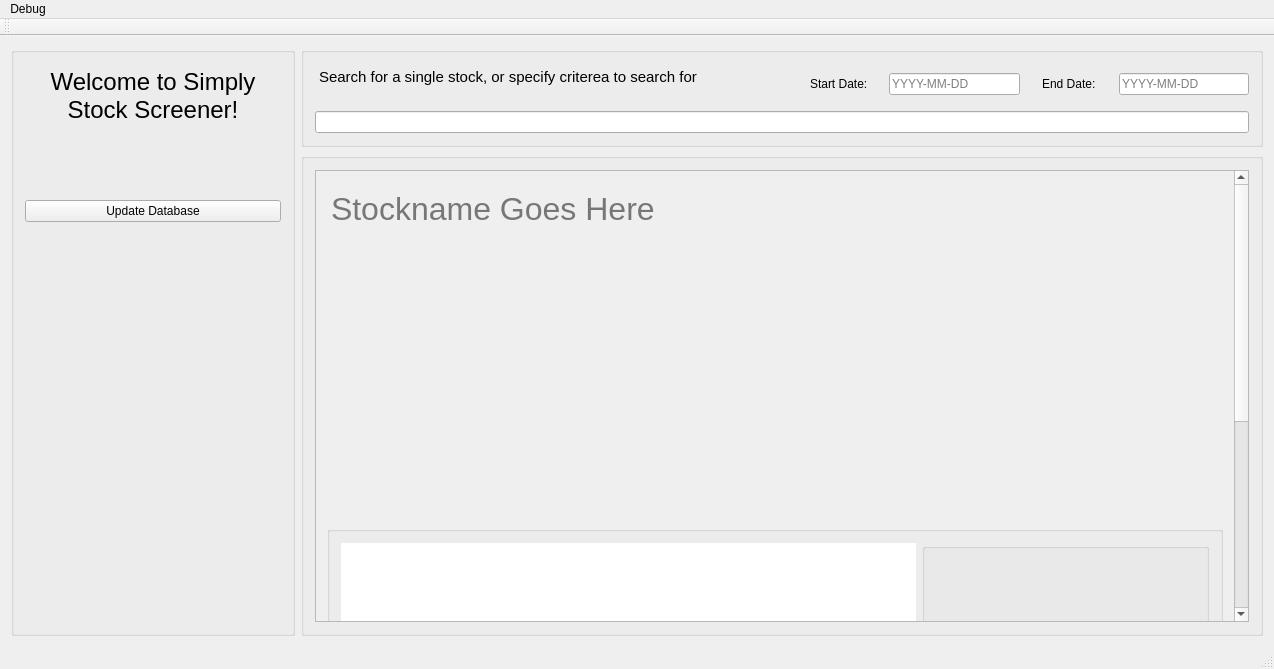
<?xml version="1.0" encoding="UTF-8"?>
<ui version="4.0">
 <class>MainWindow</class>
 <widget class="QMainWindow" name="MainWindow">
  <property name="geometry">
   <rect>
    <x>0</x>
    <y>0</y>
    <width>1274</width>
    <height>669</height>
   </rect>
  </property>
  <property name="windowTitle">
   <string>MainWindow</string>
  </property>
  <widget class="QWidget" name="centralWidget">
   <layout class="QGridLayout" name="gridLayout" rowstretch="0,0,0" columnstretch="0,0,0">
    <item row="1" column="0" rowspan="2" colspan="2">
     <widget class="QGroupBox" name="sidebargroupbox">
      <property name="baseSize">
       <size>
        <width>0</width>
        <height>0</height>
       </size>
      </property>
      <property name="title">
       <string/>
      </property>
      <layout class="QVBoxLayout" name="verticalLayout" stretch="2,0,9">
       <item>
        <widget class="QTextEdit" name="textEdit_2">
         <property name="minimumSize">
          <size>
           <width>185</width>
           <height>130</height>
          </size>
         </property>
         <property name="styleSheet">
          <string notr="true"> background-color: rgba(0, 0, 0, 0);border: transparent;</string>
         </property>
         <property name="readOnly">
          <bool>true</bool>
         </property>
         <property name="html">
          <string>&lt;!DOCTYPE HTML PUBLIC &quot;-//W3C//DTD HTML 4.0//EN&quot; &quot;http://www.w3.org/TR/REC-html40/strict.dtd&quot;&gt;
&lt;html&gt;&lt;head&gt;&lt;meta name=&quot;qrichtext&quot; content=&quot;1&quot; /&gt;&lt;style type=&quot;text/css&quot;&gt;
p, li { white-space: pre-wrap; }
&lt;/style&gt;&lt;/head&gt;&lt;body style=&quot; font-family:'MS Shell Dlg 2'; font-size:8.25pt; font-weight:400; font-style:normal;&quot;&gt;
&lt;p align=&quot;center&quot; style=&quot; margin-top:0px; margin-bottom:0px; margin-left:0px; margin-right:0px; -qt-block-indent:0; text-indent:0px;&quot;&gt;&lt;span style=&quot; font-size:18pt;&quot;&gt;Welcome to Simply Stock Screener!&lt;/span&gt;&lt;/p&gt;&lt;/body&gt;&lt;/html&gt;</string>
         </property>
        </widget>
       </item>
       <item>
        <widget class="QPushButton" name="updatebutton">
         <property name="text">
          <string>Update Database</string>
         </property>
        </widget>
       </item>
       <item>
        <spacer name="verticalSpacer">
         <property name="orientation">
          <enum>Qt::Vertical</enum>
         </property>
         <property name="sizeHint" stdset="0">
          <size>
           <width>20</width>
           <height>40</height>
          </size>
         </property>
        </spacer>
       </item>
      </layout>
     </widget>
    </item>
    <item row="2" column="2">
     <widget class="QGroupBox" name="displaygroupbox">
      <property name="baseSize">
       <size>
        <width>0</width>
        <height>0</height>
       </size>
      </property>
      <property name="title">
       <string/>
      </property>
      <layout class="QGridLayout" name="gridLayout_2">
       <property name="leftMargin">
        <number>0</number>
       </property>
       <property name="topMargin">
        <number>0</number>
       </property>
       <property name="rightMargin">
        <number>0</number>
       </property>
       <property name="bottomMargin">
        <number>0</number>
       </property>
       <item row="1" column="0">
        <widget class="QStackedWidget" name="pageswitcher">
         <property name="styleSheet">
          <string notr="true"/>
         </property>
         <widget class="QWidget" name="singleview">
          <layout class="QGridLayout" name="gridLayout_4" rowstretch="2">
           <item row="0" column="0">
            <widget class="QScrollArea" name="singleviewscrollarea">
             <property name="autoFillBackground">
              <bool>false</bool>
             </property>
             <property name="styleSheet">
              <string notr="true"/>
             </property>
             <property name="sizeAdjustPolicy">
              <enum>QAbstractScrollArea::AdjustIgnored</enum>
             </property>
             <property name="widgetResizable">
              <bool>true</bool>
             </property>
             <widget class="QWidget" name="scrollAreaWidgetContents_2">
              <property name="geometry">
               <rect>
                <x>0</x>
                <y>-64</y>
                <width>952</width>
                <height>775</height>
               </rect>
              </property>
              <property name="autoFillBackground">
               <bool>true</bool>
              </property>
              <property name="styleSheet">
               <string notr="true"/>
              </property>
              <layout class="QVBoxLayout" name="verticalLayout_2" stretch="0,0,0,0">
               <item>
                <widget class="QTextEdit" name="stockname">
                 <property name="sizePolicy">
                  <sizepolicy hsizetype="Expanding" vsizetype="Fixed">
                   <horstretch>0</horstretch>
                   <verstretch>0</verstretch>
                  </sizepolicy>
                 </property>
                 <property name="minimumSize">
                  <size>
                   <width>0</width>
                   <height>60</height>
                  </size>
                 </property>
                 <property name="maximumSize">
                  <size>
                   <width>16777215</width>
                   <height>50</height>
                  </size>
                 </property>
                 <property name="font">
                  <font>
                   <pointsize>24</pointsize>
                  </font>
                 </property>
                 <property name="styleSheet">
                  <string notr="true"> background-color: rgba(0, 0, 0, 0);border: transparent;</string>
                 </property>
                 <property name="readOnly">
                  <bool>true</bool>
                 </property>
                 <property name="html">
                  <string>&lt;!DOCTYPE HTML PUBLIC &quot;-//W3C//DTD HTML 4.0//EN&quot; &quot;http://www.w3.org/TR/REC-html40/strict.dtd&quot;&gt;
&lt;html&gt;&lt;head&gt;&lt;meta name=&quot;qrichtext&quot; content=&quot;1&quot; /&gt;&lt;style type=&quot;text/css&quot;&gt;
p, li { white-space: pre-wrap; }
&lt;/style&gt;&lt;/head&gt;&lt;body style=&quot; font-family:'MS Shell Dlg 2'; font-size:24pt; font-weight:400; font-style:normal;&quot;&gt;
&lt;p style=&quot;-qt-paragraph-type:empty; margin-top:0px; margin-bottom:0px; margin-left:0px; margin-right:0px; -qt-block-indent:0; text-indent:0px; font-size:8.25pt;&quot;&gt;&lt;br /&gt;&lt;/p&gt;&lt;/body&gt;&lt;/html&gt;</string>
                 </property>
                 <property name="placeholderText">
                  <string>Stockname Goes Here</string>
                 </property>
                </widget>
               </item>
               <item>
                <widget class="QGroupBox" name="currentdatatablebox">
                 <property name="minimumSize">
                  <size>
                   <width>0</width>
                   <height>0</height>
                  </size>
                 </property>
                 <property name="styleSheet">
                  <string notr="true">border: transparent</string>
                 </property>
                 <property name="title">
                  <string/>
                 </property>
                 <layout class="QHBoxLayout" name="horizontalLayout" stretch="1,1">
                  <item>
                   <widget class="QTableWidget" name="currentdatatable1">
                    <property name="minimumSize">
                     <size>
                      <width>0</width>
                      <height>250</height>
                     </size>
                    </property>
                    <property name="focusPolicy">
                     <enum>Qt::NoFocus</enum>
                    </property>
                    <property name="styleSheet">
                     <string notr="true"> background-color: rgba(0, 0, 0, 0);border: transparent;</string>
                    </property>
                    <property name="verticalScrollBarPolicy">
                     <enum>Qt::ScrollBarAlwaysOff</enum>
                    </property>
                    <property name="horizontalScrollBarPolicy">
                     <enum>Qt::ScrollBarAlwaysOff</enum>
                    </property>
                    <property name="sizeAdjustPolicy">
                     <enum>QAbstractScrollArea::AdjustToContents</enum>
                    </property>
                    <property name="autoScroll">
                     <bool>false</bool>
                    </property>
                    <property name="editTriggers">
                     <set>QAbstractItemView::NoEditTriggers</set>
                    </property>
                    <property name="tabKeyNavigation">
                     <bool>false</bool>
                    </property>
                    <property name="showDropIndicator" stdset="0">
                     <bool>false</bool>
                    </property>
                    <property name="dragDropOverwriteMode">
                     <bool>false</bool>
                    </property>
                    <property name="selectionMode">
                     <enum>QAbstractItemView::NoSelection</enum>
                    </property>
                    <property name="selectionBehavior">
                     <enum>QAbstractItemView::SelectItems</enum>
                    </property>
                    <property name="textElideMode">
                     <enum>Qt::ElideRight</enum>
                    </property>
                    <property name="showGrid">
                     <bool>false</bool>
                    </property>
                    <property name="gridStyle">
                     <enum>Qt::NoPen</enum>
                    </property>
                    <property name="cornerButtonEnabled">
                     <bool>false</bool>
                    </property>
                    <property name="rowCount">
                     <number>9</number>
                    </property>
                    <property name="columnCount">
                     <number>2</number>
                    </property>
                    <attribute name="horizontalHeaderVisible">
                     <bool>false</bool>
                    </attribute>
                    <attribute name="horizontalHeaderHighlightSections">
                     <bool>false</bool>
                    </attribute>
                    <attribute name="horizontalHeaderStretchLastSection">
                     <bool>false</bool>
                    </attribute>
                    <attribute name="verticalHeaderVisible">
                     <bool>false</bool>
                    </attribute>
                    <attribute name="verticalHeaderHighlightSections">
                     <bool>false</bool>
                    </attribute>
                    <row/>
                    <row/>
                    <row/>
                    <row/>
                    <row/>
                    <row/>
                    <row/>
                    <row/>
                    <row/>
                    <column/>
                    <column/>
                   </widget>
                  </item>
                  <item>
                   <widget class="QTableWidget" name="currentdatatable2">
                    <property name="minimumSize">
                     <size>
                      <width>0</width>
                      <height>250</height>
                     </size>
                    </property>
                    <property name="focusPolicy">
                     <enum>Qt::NoFocus</enum>
                    </property>
                    <property name="layoutDirection">
                     <enum>Qt::LeftToRight</enum>
                    </property>
                    <property name="styleSheet">
                     <string notr="true"> background-color: rgba(0, 0, 0, 0);border: transparent;</string>
                    </property>
                    <property name="verticalScrollBarPolicy">
                     <enum>Qt::ScrollBarAlwaysOff</enum>
                    </property>
                    <property name="horizontalScrollBarPolicy">
                     <enum>Qt::ScrollBarAlwaysOff</enum>
                    </property>
                    <property name="sizeAdjustPolicy">
                     <enum>QAbstractScrollArea::AdjustToContents</enum>
                    </property>
                    <property name="autoScroll">
                     <bool>false</bool>
                    </property>
                    <property name="editTriggers">
                     <set>QAbstractItemView::NoEditTriggers</set>
                    </property>
                    <property name="tabKeyNavigation">
                     <bool>false</bool>
                    </property>
                    <property name="showDropIndicator" stdset="0">
                     <bool>false</bool>
                    </property>
                    <property name="dragDropOverwriteMode">
                     <bool>false</bool>
                    </property>
                    <property name="selectionMode">
                     <enum>QAbstractItemView::NoSelection</enum>
                    </property>
                    <property name="selectionBehavior">
                     <enum>QAbstractItemView::SelectItems</enum>
                    </property>
                    <property name="textElideMode">
                     <enum>Qt::ElideRight</enum>
                    </property>
                    <property name="showGrid">
                     <bool>false</bool>
                    </property>
                    <property name="gridStyle">
                     <enum>Qt::NoPen</enum>
                    </property>
                    <property name="cornerButtonEnabled">
                     <bool>false</bool>
                    </property>
                    <property name="rowCount">
                     <number>9</number>
                    </property>
                    <property name="columnCount">
                     <number>2</number>
                    </property>
                    <attribute name="horizontalHeaderVisible">
                     <bool>false</bool>
                    </attribute>
                    <attribute name="horizontalHeaderHighlightSections">
                     <bool>false</bool>
                    </attribute>
                    <attribute name="horizontalHeaderStretchLastSection">
                     <bool>false</bool>
                    </attribute>
                    <attribute name="verticalHeaderVisible">
                     <bool>false</bool>
                    </attribute>
                    <attribute name="verticalHeaderCascadingSectionResizes">
                     <bool>false</bool>
                    </attribute>
                    <attribute name="verticalHeaderHighlightSections">
                     <bool>false</bool>
                    </attribute>
                    <row/>
                    <row/>
                    <row/>
                    <row/>
                    <row/>
                    <row/>
                    <row/>
                    <row/>
                    <row/>
                    <column/>
                    <column/>
                   </widget>
                  </item>
                 </layout>
                </widget>
               </item>
               <item>
                <widget class="QGroupBox" name="groupBox">
                 <property name="title">
                  <string/>
                 </property>
                 <layout class="QHBoxLayout" name="horizontalLayout_2" stretch="8,4">
                  <item>
                   <widget class="QChartView" name="currentQcharts">
                    <property name="minimumSize">
                     <size>
                      <width>0</width>
                      <height>300</height>
                     </size>
                    </property>
                    <property name="styleSheet">
                     <string notr="true">border: transparent</string>
                    </property>
                   </widget>
                  </item>
                  <item>
                   <widget class="QGroupBox" name="groupBox">
                    <property name="styleSheet">
                     <string notr="true"/>
                    </property>
                    <layout class="QGridLayout" name="gridLayout_5">
                     <item row="0" column="1">
                      <widget class="QPushButton" name="sixmonthsbutton">
                       <property name="minimumSize">
                        <size>
                         <width>0</width>
                         <height>20</height>
                        </size>
                       </property>
                       <property name="autoFillBackground">
                        <bool>false</bool>
                       </property>
                       <property name="styleSheet">
                        <string notr="true"/>
                       </property>
                       <property name="text">
                        <string>6 Months</string>
                       </property>
                      </widget>
                     </item>
                     <item row="1" column="1">
                      <widget class="QPushButton" name="alltimebutton">
                       <property name="minimumSize">
                        <size>
                         <width>0</width>
                         <height>20</height>
                        </size>
                       </property>
                       <property name="text">
                        <string>All Time</string>
                       </property>
                      </widget>
                     </item>
                     <item row="1" column="0">
                      <widget class="QPushButton" name="oneyearbutton">
                       <property name="minimumSize">
                        <size>
                         <width>0</width>
                         <height>20</height>
                        </size>
                       </property>
                       <property name="text">
                        <string>1 Year</string>
                       </property>
                       <property name="autoDefault">
                        <bool>false</bool>
                       </property>
                       <property name="default">
                        <bool>false</bool>
                       </property>
                      </widget>
                     </item>
                     <item row="0" column="0">
                      <widget class="QPushButton" name="onemonthbutton">
                       <property name="minimumSize">
                        <size>
                         <width>0</width>
                         <height>20</height>
                        </size>
                       </property>
                       <property name="autoFillBackground">
                        <bool>false</bool>
                       </property>
                       <property name="text">
                        <string>1 Month</string>
                       </property>
                      </widget>
                     </item>
                    </layout>
                   </widget>
                  </item>
                 </layout>
                </widget>
               </item>
               <item>
                <widget class="QGroupBox" name="historicaldatabox">
                 <property name="title">
                  <string/>
                 </property>
                 <layout class="QHBoxLayout" name="horizontalLayout_4">
                  <item>
                   <widget class="QTableWidget" name="historicaldatatable">
                    <property name="verticalScrollBarPolicy">
                     <enum>Qt::ScrollBarAlwaysOff</enum>
                    </property>
                    <property name="horizontalScrollBarPolicy">
                     <enum>Qt::ScrollBarAlwaysOff</enum>
                    </property>
                    <property name="sizeAdjustPolicy">
                     <enum>QAbstractScrollArea::AdjustIgnored</enum>
                    </property>
                    <property name="autoScroll">
                     <bool>false</bool>
                    </property>
                    <property name="editTriggers">
                     <set>QAbstractItemView::NoEditTriggers</set>
                    </property>
                    <property name="tabKeyNavigation">
                     <bool>false</bool>
                    </property>
                    <property name="showDropIndicator" stdset="0">
                     <bool>false</bool>
                    </property>
                    <property name="dragDropOverwriteMode">
                     <bool>false</bool>
                    </property>
                    <property name="selectionMode">
                     <enum>QAbstractItemView::NoSelection</enum>
                    </property>
                    <property name="showGrid">
                     <bool>false</bool>
                    </property>
                    <property name="gridStyle">
                     <enum>Qt::NoPen</enum>
                    </property>
                    <property name="cornerButtonEnabled">
                     <bool>false</bool>
                    </property>
                    <property name="columnCount">
                     <number>2</number>
                    </property>
                    <attribute name="horizontalHeaderVisible">
                     <bool>false</bool>
                    </attribute>
                    <attribute name="horizontalHeaderHighlightSections">
                     <bool>false</bool>
                    </attribute>
                    <attribute name="verticalHeaderVisible">
                     <bool>false</bool>
                    </attribute>
                    <attribute name="verticalHeaderHighlightSections">
                     <bool>false</bool>
                    </attribute>
                    <column/>
                    <column/>
                   </widget>
                  </item>
                 </layout>
                </widget>
               </item>
              </layout>
             </widget>
            </widget>
           </item>
          </layout>
         </widget>
         <widget class="QWidget" name="listview">
          <layout class="QVBoxLayout" name="verticalLayout_3">
           <item>
            <widget class="QTextEdit" name="searchresults">
             <property name="sizePolicy">
              <sizepolicy hsizetype="Expanding" vsizetype="Fixed">
               <horstretch>0</horstretch>
               <verstretch>0</verstretch>
              </sizepolicy>
             </property>
             <property name="minimumSize">
              <size>
               <width>0</width>
               <height>50</height>
              </size>
             </property>
             <property name="maximumSize">
              <size>
               <width>16777215</width>
               <height>50</height>
              </size>
             </property>
             <property name="font">
              <font>
               <pointsize>12</pointsize>
              </font>
             </property>
             <property name="styleSheet">
              <string notr="true"> background-color: rgba(0, 0, 0, 0);border: transparent;</string>
             </property>
             <property name="readOnly">
              <bool>true</bool>
             </property>
             <property name="placeholderText">
              <string>Search Results for:</string>
             </property>
            </widget>
           </item>
           <item>
            <widget class="QListWidget" name="resultslist">
             <property name="styleSheet">
              <string notr="true"> background-color: rgba(0, 0, 0, 0);border: transparent;</string>
             </property>
             <property name="editTriggers">
              <set>QAbstractItemView::NoEditTriggers</set>
             </property>
             <property name="showDropIndicator" stdset="0">
              <bool>false</bool>
             </property>
             <property name="itemAlignment">
              <set>Qt::AlignLeading</set>
             </property>
            </widget>
           </item>
          </layout>
         </widget>
        </widget>
       </item>
      </layout>
     </widget>
    </item>
    <item row="1" column="2">
     <widget class="QGroupBox" name="searchbargroupbox">
      <property name="maximumSize">
       <size>
        <width>16777215</width>
        <height>100</height>
       </size>
      </property>
      <property name="baseSize">
       <size>
        <width>0</width>
        <height>0</height>
       </size>
      </property>
      <property name="title">
       <string/>
      </property>
      <layout class="QGridLayout" name="gridLayout_3" rowstretch="1,0" columnstretch="2,0">
       <item row="1" column="0" colspan="2">
        <widget class="QLineEdit" name="searchbar">
         <property name="sizePolicy">
          <sizepolicy hsizetype="Expanding" vsizetype="Expanding">
           <horstretch>0</horstretch>
           <verstretch>0</verstretch>
          </sizepolicy>
         </property>
         <property name="maximumSize">
          <size>
           <width>16777215</width>
           <height>30</height>
          </size>
         </property>
        </widget>
       </item>
       <item row="0" column="0">
        <widget class="QTextEdit" name="textEdit">
         <property name="sizePolicy">
          <sizepolicy hsizetype="Expanding" vsizetype="Expanding">
           <horstretch>0</horstretch>
           <verstretch>0</verstretch>
          </sizepolicy>
         </property>
         <property name="minimumSize">
          <size>
           <width>475</width>
           <height>60</height>
          </size>
         </property>
         <property name="maximumSize">
          <size>
           <width>450</width>
           <height>45</height>
          </size>
         </property>
         <property name="sizeIncrement">
          <size>
           <width>0</width>
           <height>0</height>
          </size>
         </property>
         <property name="baseSize">
          <size>
           <width>0</width>
           <height>0</height>
          </size>
         </property>
         <property name="autoFillBackground">
          <bool>false</bool>
         </property>
         <property name="styleSheet">
          <string notr="true"> background-color: rgba(0, 0, 0, 0);border: transparent;</string>
         </property>
         <property name="readOnly">
          <bool>true</bool>
         </property>
         <property name="html">
          <string>&lt;!DOCTYPE HTML PUBLIC &quot;-//W3C//DTD HTML 4.0//EN&quot; &quot;http://www.w3.org/TR/REC-html40/strict.dtd&quot;&gt;
&lt;html&gt;&lt;head&gt;&lt;meta name=&quot;qrichtext&quot; content=&quot;1&quot; /&gt;&lt;style type=&quot;text/css&quot;&gt;
p, li { white-space: pre-wrap; }
&lt;/style&gt;&lt;/head&gt;&lt;body style=&quot; font-family:'MS Shell Dlg 2'; font-size:8.25pt; font-weight:400; font-style:normal;&quot;&gt;
&lt;p style=&quot; margin-top:0px; margin-bottom:0px; margin-left:0px; margin-right:0px; -qt-block-indent:0; text-indent:0px;&quot;&gt;&lt;span style=&quot; font-size:11pt;&quot;&gt;Search for a single stock, or specify criterea to search for&lt;/span&gt;&lt;/p&gt;&lt;/body&gt;&lt;/html&gt;</string>
         </property>
        </widget>
       </item>
       <item row="0" column="1">
        <layout class="QHBoxLayout" name="horizontalLayout_3" stretch="2,3,2,3">
         <item>
          <widget class="QLineEdit" name="lineEdit">
           <property name="styleSheet">
            <string notr="true"> background-color: rgba(0, 0, 0, 0);border: transparent;</string>
           </property>
           <property name="text">
            <string>Start Date:</string>
           </property>
           <property name="alignment">
            <set>Qt::AlignCenter</set>
           </property>
           <property name="readOnly">
            <bool>true</bool>
           </property>
          </widget>
         </item>
         <item>
          <widget class="QLineEdit" name="startdate">
           <property name="placeholderText">
            <string>YYYY-MM-DD</string>
           </property>
          </widget>
         </item>
         <item>
          <widget class="QLineEdit" name="lineEdit_4">
           <property name="styleSheet">
            <string notr="true"> background-color: rgba(0, 0, 0, 0);border: transparent;</string>
           </property>
           <property name="text">
            <string>End Date:</string>
           </property>
           <property name="alignment">
            <set>Qt::AlignCenter</set>
           </property>
           <property name="readOnly">
            <bool>true</bool>
           </property>
          </widget>
         </item>
         <item>
          <widget class="QLineEdit" name="enddate">
           <property name="placeholderText">
            <string>YYYY-MM-DD</string>
           </property>
          </widget>
         </item>
        </layout>
       </item>
      </layout>
     </widget>
    </item>
   </layout>
  </widget>
  <widget class="QMenuBar" name="menuBar">
   <property name="geometry">
    <rect>
     <x>0</x>
     <y>0</y>
     <width>1274</width>
     <height>21</height>
    </rect>
   </property>
   <widget class="QMenu" name="menuDebug">
    <property name="title">
     <string>Debug</string>
    </property>
    <addaction name="actionSingleview"/>
    <addaction name="actionListview"/>
   </widget>
   <addaction name="menuDebug"/>
  </widget>
  <widget class="QToolBar" name="mainToolBar">
   <attribute name="toolBarArea">
    <enum>TopToolBarArea</enum>
   </attribute>
   <attribute name="toolBarBreak">
    <bool>false</bool>
   </attribute>
  </widget>
  <widget class="QStatusBar" name="statusBar"/>
  <action name="actionSingleview">
   <property name="text">
    <string>Singleview</string>
   </property>
  </action>
  <action name="actionListview">
   <property name="text">
    <string>Listview</string>
   </property>
  </action>
 </widget>
 <layoutdefault spacing="6" margin="11"/>
 <customwidgets>
  <customwidget>
   <class>QChartView</class>
   <extends>QGraphicsView</extends>
   <header>QtCharts</header>
  </customwidget>
 </customwidgets>
 <resources/>
 <connections>
  <connection>
   <sender>actionSingleview</sender>
   <signal>triggered()</signal>
   <receiver>MainWindow</receiver>
   <slot>switchToSingleView()</slot>
   <hints>
    <hint type="sourcelabel">
     <x>-1</x>
     <y>-1</y>
    </hint>
    <hint type="destinationlabel">
     <x>636</x>
     <y>334</y>
    </hint>
   </hints>
  </connection>
  <connection>
   <sender>actionListview</sender>
   <signal>triggered()</signal>
   <receiver>MainWindow</receiver>
   <slot>switchToListView()</slot>
   <hints>
    <hint type="sourcelabel">
     <x>-1</x>
     <y>-1</y>
    </hint>
    <hint type="destinationlabel">
     <x>636</x>
     <y>334</y>
    </hint>
   </hints>
  </connection>
  <connection>
   <sender>resultslist</sender>
   <signal>itemClicked(QListWidgetItem*)</signal>
   <receiver>MainWindow</receiver>
   <slot>viewStockDetails(QListWidgetItem*)</slot>
   <hints>
    <hint type="sourcelabel">
     <x>751</x>
     <y>421</y>
    </hint>
    <hint type="destinationlabel">
     <x>636</x>
     <y>334</y>
    </hint>
   </hints>
  </connection>
  <connection>
   <sender>searchbar</sender>
   <signal>returnPressed()</signal>
   <receiver>MainWindow</receiver>
   <slot>search()</slot>
   <hints>
    <hint type="sourcelabel">
     <x>751</x>
     <y>116</y>
    </hint>
    <hint type="destinationlabel">
     <x>636</x>
     <y>334</y>
    </hint>
   </hints>
  </connection>
  <connection>
   <sender>updatebutton</sender>
   <signal>clicked()</signal>
   <receiver>MainWindow</receiver>
   <slot>updateDatabase()</slot>
   <hints>
    <hint type="sourcelabel">
     <x>115</x>
     <y>169</y>
    </hint>
    <hint type="destinationlabel">
     <x>636</x>
     <y>334</y>
    </hint>
   </hints>
  </connection>
  <connection>
   <sender>onemonthbutton</sender>
   <signal>clicked()</signal>
   <receiver>MainWindow</receiver>
   <slot>switchToOneMonth()</slot>
   <hints>
    <hint type="sourcelabel">
     <x>903</x>
     <y>427</y>
    </hint>
    <hint type="destinationlabel">
     <x>636</x>
     <y>334</y>
    </hint>
   </hints>
  </connection>
  <connection>
   <sender>sixmonthsbutton</sender>
   <signal>clicked()</signal>
   <receiver>MainWindow</receiver>
   <slot>switchToSixMonths()</slot>
   <hints>
    <hint type="sourcelabel">
     <x>1108</x>
     <y>427</y>
    </hint>
    <hint type="destinationlabel">
     <x>636</x>
     <y>334</y>
    </hint>
   </hints>
  </connection>
  <connection>
   <sender>oneyearbutton</sender>
   <signal>clicked()</signal>
   <receiver>MainWindow</receiver>
   <slot>switchToOneYear()</slot>
   <hints>
    <hint type="sourcelabel">
     <x>903</x>
     <y>532</y>
    </hint>
    <hint type="destinationlabel">
     <x>636</x>
     <y>334</y>
    </hint>
   </hints>
  </connection>
  <connection>
   <sender>alltimebutton</sender>
   <signal>clicked()</signal>
   <receiver>MainWindow</receiver>
   <slot>switchToAllTime()</slot>
   <hints>
    <hint type="sourcelabel">
     <x>1108</x>
     <y>532</y>
    </hint>
    <hint type="destinationlabel">
     <x>636</x>
     <y>334</y>
    </hint>
   </hints>
  </connection>
 </connections>
 <slots>
  <slot>switchToSingleView()</slot>
  <slot>switchToListView()</slot>
  <slot>viewStockDetails(QListWidgetItem*)</slot>
  <slot>search()</slot>
  <slot>updateDatabase()</slot>
  <slot>switchToOneMonth()</slot>
  <slot>switchToSixMonths()</slot>
  <slot>switchToOneYear()</slot>
  <slot>switchToAllTime()</slot>
 </slots>
</ui>
